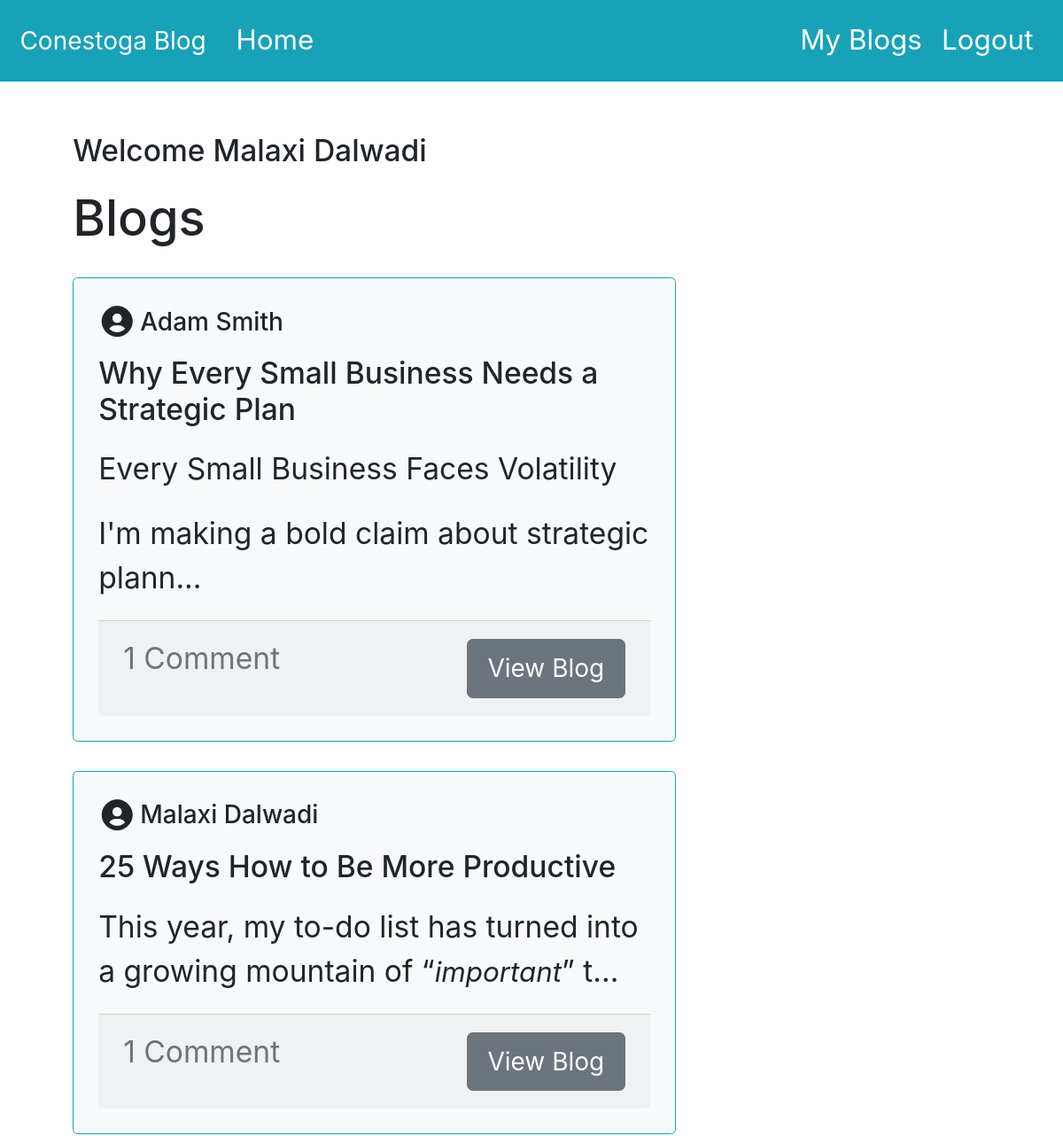
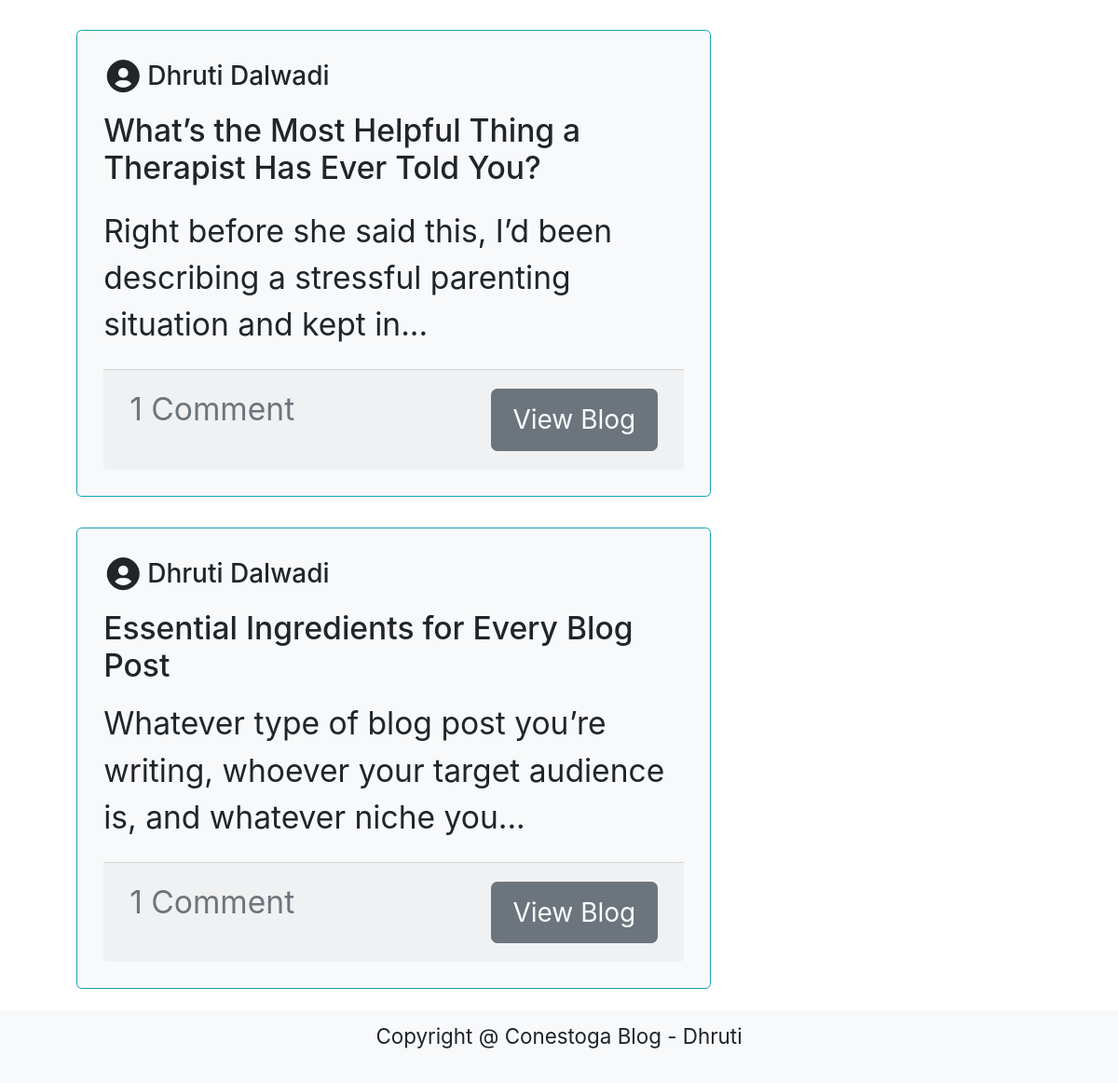
The page /conestoga_blog/home/index.php (signed in) on the database its author committed (2 pictures, top to bottom).
### tables this page shows
CREATE TABLE IF NOT EXISTS `posts` (
  `post_id` int NOT NULL AUTO_INCREMENT,
  `title` varchar(255) NOT NULL,
  `description` text NOT NULL,
  `created_by` int NOT NULL,
  `created_at` datetime NOT NULL DEFAULT CURRENT_TIMESTAMP,
  `total_likes` int NOT NULL DEFAULT '0',
  `total_comments` int NOT NULL DEFAULT '0',
  `updated_at` datetime NOT NULL,
  `status` enum('Active','Inactive') NOT NULL DEFAULT 'Active',
  `is_deleted` tinyint(1) NOT NULL DEFAULT '0',
  PRIMARY KEY (`post_id`)
);

CREATE TABLE IF NOT EXISTS `users` (
  `user_id` int NOT NULL AUTO_INCREMENT,
  `first_name` varchar(100) NOT NULL,
  `last_name` varchar(100) NOT NULL,
  `email_id` varchar(100) NOT NULL,
  `password` varchar(255) NOT NULL,
  `created_at` datetime NOT NULL DEFAULT CURRENT_TIMESTAMP,
  PRIMARY KEY (`user_id`)
);

### conestoga_blog/home/index.php (the view, shortened to what this page needs)
<?php
include_once('../db.php');
$query = "SELECT posts.post_id,posts.title,posts.description,posts.total_comments,users.first_name,users.last_name FROM posts LEFT JOIN users ON users.user_id = posts.created_by WHERE is_deleted = 0 AND status ='Active' ORDER BY posts.created_at DESC";
$result = mysqli_query($conn,$query);
$posts =mysqli_fetch_all($result,MYSQLI_ASSOC);
?>
<?php include '../common/header.php'; ?>
<section class="row justify-content-left section-margin mr-5 ml-5 mb-5">
    <?php if(sizeof($posts) > 0){ ?>
    <div class="col-md-8 mb-3">
        <?php if(isset($_SESSION['userName'])){ ?>
        <h4>Welcome <?php echo $_SESSION['userName']; ?></h4>
        <?php } ?>
        <h1 class="mt-3">Blogs</h1>
    </div>
    <?php foreach ($posts as $post) { ?>
    <div class="col-md-8 mb-4">
        <div class="card bg-light border-info">
            <div class="card-body">
                <h5 class="card-title d-flex align-items-center">
                    <i class="bx bxs-user-circle" style="font-size: 1.5em; margin-right: 5px;"></i>
                    <?php echo $post['first_name']. " ".$post['last_name']; ?>
                </h5>
                <h4 class="card-title"><?php echo $post['title']; ?></h4>
                <p class="card-text">
                    <?php
                    if(strlen($post['description']) > 100){
                        echo substr($post['description'], 0, 100) . "...";
                    }else{
                        echo $post['description'];
                    }?>
                </p>
                <div class="card-footer text-muted d-flex justify-content-between align-items-center">
                    <p class="card-text">
                        <?php echo ($post['total_comments']) > 0 ? ($post['total_comments'] > 1 ? $post['total_comments'] ." Comments" : "1 Comment") :"No Comments Yet"; ?>
                    </p>
                    <a href="../posts/postDetail.php?postId=<?php echo $post['post_id']; ?>"
                        class="btn btn-secondary btn-lg">View
                        Blog</a>
                </div>
            </div>
        </div>
    </div>
    <?php }
    }else{
        echo "No Blogs Yet";
    }
    ?>
</section>
<?php include '../common/footer.php'; ?>

### conestoga_blog/css/style.css (style rules this page uses)
* { font-size: 1.4rem; box-sizing: border-box; }
p { font-size: 1.5rem; }
.section-margin { margin-top: 150px; }

### rows shown on the page
posts: users.first_name "Adam", users.last_name "Smith", title "Why Every Small Business Needs a Strategic Plan", description "Every Small Business Faces Volatility I'm making a bold claim about strategic plann", total_comments "1 Comment"
posts: users.first_name "Malaxi", users.last_name "Dalwadi", title "25 Ways How to Be More Productive", description "This year, my to-do list has turned into a growing mountain of “ important ” t", total_comments "1 Comment"
posts: users.first_name "Dhruti", users.last_name "Dalwadi", title "What’s the Most Helpful Thing a Therapist Has Ever Told You?", description "Right before she said this, I’d been describing a stressful parenting situation and kept in", total_comments "1 Comment"
posts: users.first_name "Dhruti", users.last_name "Dalwadi", title "Essential Ingredients for Every Blog Post", description "Whatever type of blog post you’re writing, whoever your target audience is, and whatever niche you", total_comments "1 Comment"

### other values the page prints
$_SESSION['userName'] "Malaxi Dalwadi"
